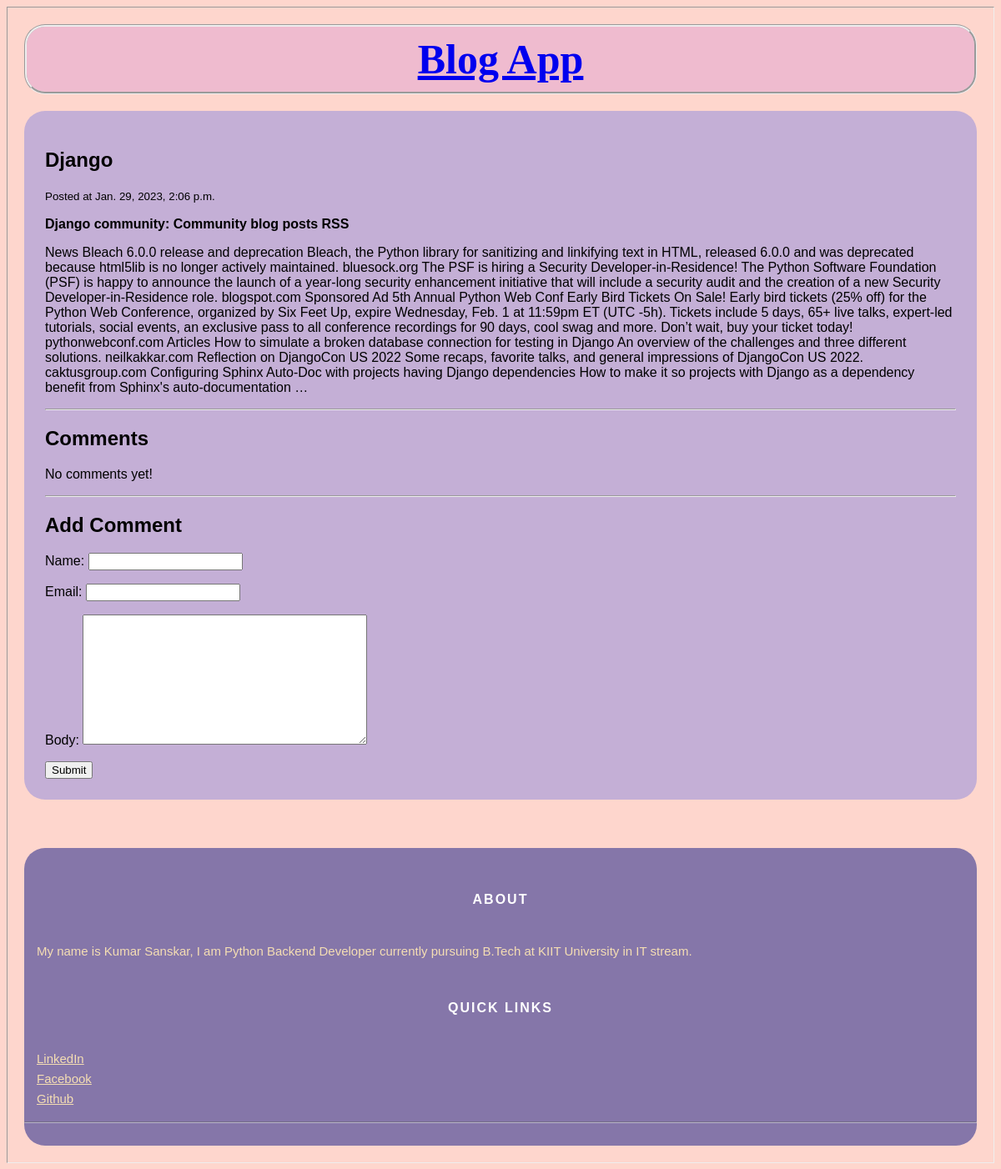
Page /post-1/ on the committed database.
### blog/models.py (models this page shows)
class Post(models.Model):
    title = models.CharField(max_length=1024)
    slug = models.SlugField()
    intro = models.TextField()
    body = models.TextField()
    date_added = models.DateTimeField(auto_now_add = True)
    class Meta:
        ordering = ['-date_added']

### blog/views.py (the view)
# urls.py: path('<slug:slug>/',post_detail,name = 'post_detail'),
def post_detail(request, slug):
    post = Post.objects.get(slug=slug)
    if request.method == 'POST':
        form = CommentForm(request.POST)
        if form.is_valid():
            comment = form.save(commit=False)
            comment.post = post
            comment.save()
            return redirect('post_detail', slug=post.slug)
    else:
        form = CommentForm()
    return render(request, 'blog/post_detail.html', {'post': post, 'form': form})

### blog/forms.py
class CommentForm(forms.ModelForm):
    class Meta:
        model = Comment
        fields = ['name','email','body']

### blog/templates/blog/post_detail.html (shortened to what this page needs)
{% extends 'blog/base.html' %}
{% block content %}
    <h1 class = "title">{{ post.title }}</h1>
    <small>Posted at {{ post.date_added }}</small>
    <p><strong>{{ post.intro }}</strong></p>
    <p>{{ post.body }}</p>
    <hr>
    <h2 class="subtitle">Comments</h2>
    {% for comment in post.comments.all %}
        <article class = "media">
            <div class = "media-content">
                <div class = "content">
                    <p>
                        <strong>{{ comment.name }}</strong> <small>{{ comment.date_added }}</small>
                        <br>
                        {{ comment.body }}
                    </p>
                </div>
            </div>
        </article>
    {% empty %}
        <div class = "notification">
            <p>No comments yet!</p>
        </div>
    {% endfor %}
    <hr>
    <h2 class = "subtitle">Add Comment</h2>
    <form method = "post" action = ".">
        {{ form.as_p }}
        <div class="field">
            <div class = "control">
                <button class = "button is-success">Submit</button>
            </div>
        </div>
    </form>
{% endblock %}

### blog/static/css/base.css (style rules this page uses)
body { border-style: inset; border-width: 1px; background-color: #fed6cd; }

### rows in the picture
Post: title "Django", date_added "Jan. 29, 2023, 2:06 p.m.", intro "Django community: Community blog posts RSS", body "News Bleach 6.0.0 release and deprecation Bleach, the Python library for sanitizing and linkifying text in HTML, released 6.0.0 and was deprecated because html5lib is no longer actively maintained. bluesock.org The PSF is hiring a Security Developer-in-Residence! The Python Software Foundation (PSF) is happy to announce the launch of a year-long security enhancement initiative that will include a security audit and the creation of a new Security Developer-in-Residence role. blogspot.com Sponsored Ad 5th Annual Python Web Conf Early Bird Tickets On Sale! Early bird tickets (25% off) for the Python Web Conference, organized by Six Feet Up, expire Wednesday, Feb. 1 at 11:59pm ET (UTC -5h).…"
